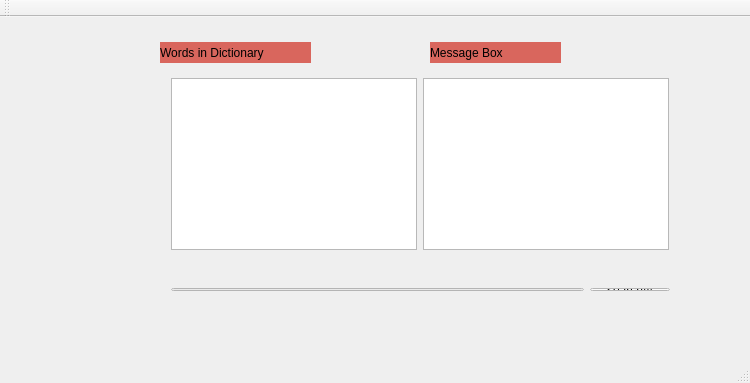
<?xml version="1.0" encoding="UTF-8"?>
<ui version="4.0">
 <class>spellchecker</class>
 <widget class="QMainWindow" name="spellchecker">
  <property name="geometry">
   <rect>
    <x>0</x>
    <y>0</y>
    <width>750</width>
    <height>383</height>
   </rect>
  </property>
  <property name="windowTitle">
   <string>spellchecker</string>
  </property>
  <property name="styleSheet">
   <string notr="true"/>
  </property>
  <widget class="QWidget" name="centralWidget">
   <widget class="QLabel" name="label_2">
    <property name="geometry">
     <rect>
      <x>160</x>
      <y>25</y>
      <width>151</width>
      <height>21</height>
     </rect>
    </property>
    <property name="styleSheet">
     <string notr="true">background-color: rgb(217, 102, 93);
border-color: rgb(22, 22, 22);</string>
    </property>
    <property name="text">
     <string>Words in Dictionary</string>
    </property>
   </widget>
   <widget class="QLabel" name="label_3">
    <property name="geometry">
     <rect>
      <x>430</x>
      <y>25</y>
      <width>131</width>
      <height>21</height>
     </rect>
    </property>
    <property name="styleSheet">
     <string notr="true">background-color: rgb(217, 102, 93);
border-color: rgb(22, 22, 22);</string>
    </property>
    <property name="text">
     <string>Message Box</string>
    </property>
   </widget>
   <widget class="QWidget" name="">
    <property name="geometry">
     <rect>
      <x>160</x>
      <y>260</y>
      <width>521</width>
      <height>25</height>
     </rect>
    </property>
    <layout class="QHBoxLayout" name="horizontalLayout_2">
     <item>
      <widget class="QLineEdit" name="lineEdit_2">
       <property name="styleSheet">
        <string notr="true">background-color: rgb(252, 252, 252);</string>
       </property>
       <property name="text">
        <string/>
       </property>
      </widget>
     </item>
     <item>
      <widget class="QPushButton" name="pushButton_2">
       <property name="styleSheet">
        <string notr="true">background-color: rgb(253, 253, 253);</string>
       </property>
       <property name="text">
        <string>search!!!</string>
       </property>
      </widget>
     </item>
    </layout>
   </widget>
   <widget class="QWidget" name="">
    <property name="geometry">
     <rect>
      <x>160</x>
      <y>50</y>
      <width>520</width>
      <height>194</height>
     </rect>
    </property>
    <layout class="QHBoxLayout" name="horizontalLayout_3">
     <item>
      <widget class="QTextEdit" name="textEdit_2">
       <property name="styleSheet">
        <string notr="true"/>
       </property>
      </widget>
     </item>
     <item>
      <widget class="QTextEdit" name="textEdit">
       <property name="styleSheet">
        <string notr="true"/>
       </property>
      </widget>
     </item>
    </layout>
   </widget>
   <zorder>lineEdit_2</zorder>
   <zorder>pushButton_2</zorder>
   <zorder>textEdit</zorder>
   <zorder>textEdit_2</zorder>
   <zorder>label_2</zorder>
   <zorder>label_3</zorder>
   <zorder>pushButton_2</zorder>
   <zorder>lineEdit_2</zorder>
  </widget>
  <widget class="QMenuBar" name="menuBar">
   <property name="geometry">
    <rect>
     <x>0</x>
     <y>0</y>
     <width>750</width>
     <height>19</height>
    </rect>
   </property>
  </widget>
  <widget class="QToolBar" name="mainToolBar">
   <attribute name="toolBarArea">
    <enum>TopToolBarArea</enum>
   </attribute>
   <attribute name="toolBarBreak">
    <bool>false</bool>
   </attribute>
  </widget>
  <widget class="QStatusBar" name="statusBar"/>
 </widget>
 <layoutdefault spacing="6" margin="11"/>
 <resources/>
 <connections/>
</ui>
